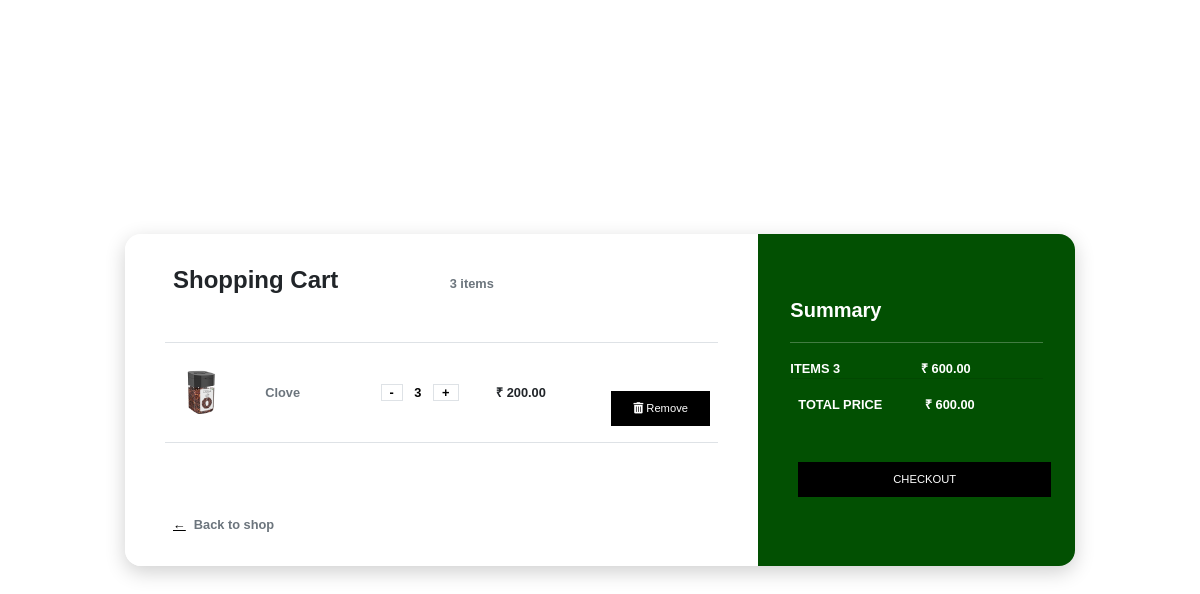
The page /cart/ (signed in) on the database as committed earlier.
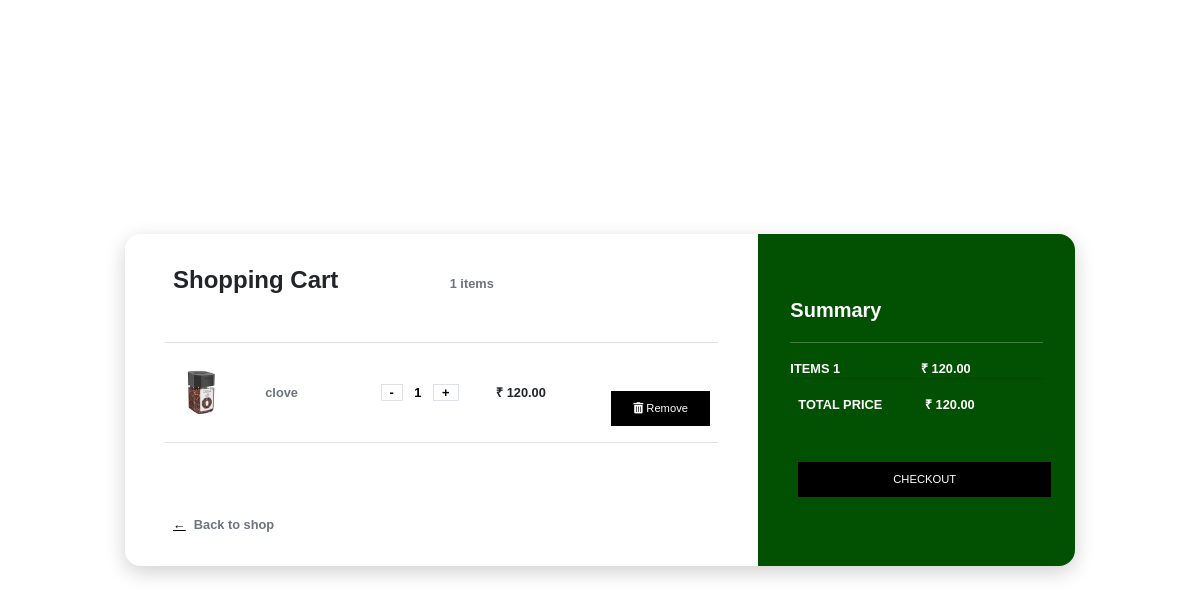
The same page on the database as committed later.
### storeapp/models.py (models this page shows, shortened)
class CartItem(models.Model):
    user = models.ForeignKey(CustomUser, on_delete=models.CASCADE)
    product = models.ForeignKey(Product, on_delete=models.CASCADE)
    quantity = models.PositiveIntegerField(default=1)
    order = models.ForeignKey(Order, on_delete=models.SET_NULL, null=True, blank=True)
    is_active = models.BooleanField(default=True)

class Product(models.Model):
    product_name = models.CharField(max_length=255,null=True)
    description = models.TextField()
    image = models.ImageField(upload_to='products/', null=True, blank=True)
    quantity_value = models.PositiveIntegerField(default=100,null=True)
    quantity_prefix = models.CharField(max_length=10, choices=[('gms', 'gms'), ('kg', 'kg')], default='gms')
    stock = models.PositiveIntegerField(default=1,null=True)
    price = models.DecimalField(max_digits=10, decimal_places=2,null=True)
    date_added = models.DateField(default=timezone.now)
    brand_name = models.CharField(max_length=255, default="",null=True)
    seller = models.ForeignKey(CustomUser, on_delete=models.CASCADE, null=True, blank=True)
    batch_no=models.CharField(max_length=10,default="",null=True)
    STATUS_CHOICES = [
        ('In Stock', 'In Stock'),
        ('Out of Stock', 'Out of Stock'),
    ]
    status = models.CharField(max_length=15, choices=STATUS_CHOICES, default='In Stock')

### storeapp/views.py (the view)
# urls.py: path('cart/', views.cart, name='cart'),
@login_required
def cart(request):
    cart_items = CartItem.objects.filter(user=request.user, is_active=True)
    total_price = sum(item.product.price * item.quantity for item in cart_items)
    total_items = sum(item.quantity for item in cart_items)
    context = {
        'cart_items': cart_items,
        'total_items': total_items,
        'total_price': total_price,
    }
    return render(request, 'cart.html',context)

### template/cart.html (shortened to what this page needs)
<html>
  <head>
    {% block style %}
    <link rel="stylesheet" href="https://cdn.jsdelivr.net/npm/bootstrap@5.2.3/dist/css/bootstrap.min.css">
    <link rel="stylesheet" href="https://cdnjs.cloudflare.com/ajax/libs/font-awesome/5.15.3/css/all.min.css">
{% endblock %}
  </head>
  <body>
    {% block content %}
    <div class="card">
      <div class="row">
        <div class="col-md-8 cart">
          <div class="title">
            <div class="row">
              <div class="col"><h4><b>Shopping Cart</b></h4></div>
              <div class="col align-self-center text-right text-muted">{{ total_items }} items</div>
            </div>
          </div>
          {% for item in cart_items %}
          <div class="row border-top border-bottom">
            <div class="row main align-items-center">
              <div class="col-2"><img class="img-fluid" src="{{ item.product.image.url }}"></div>
              <div class="col">
                <div class="row text-muted">{{ item.product.product_name }}</div>
              </div>
              <div class="col">
                <a class="text-decoration-none border" href="{% url 'decrease_item' item.id %}">-</a>
                <a class="text-decoration-none" href="#" class="border">{{ item.quantity }}</a>
                <a class="text-decoration-none border" href="{% url 'increase_item' item.id %}">+</a>
              </div>
              <div class="col">₹ {{ item.product.price }}</div>
              <div class="col">
                <a href="{% url 'remove_from_cart' item.id %}" class="btn btn-danger"><i class="fas fa-trash-alt"></i> Remove</a>
              </div>
            </div>
          </div>
              {% endfor %}
              <div class="back-to-shop"><a href="{% url 'shop' %}">&leftarrow;</a><span class="text-muted">Back to shop</span></div>
          </div>
          <div class="col-md-4 summary">
              <div><h5><b>Summary</b></h5></div>
              <hr>
              <div class="row">
                  <div class="col" style="padding-left:0; padding-right-2px">ITEMS   {{ total_items }}</div>
                  <div class="col text-right">₹ {{ total_price }}</div>
              </div>
              <div class="row" style="border-top: 1px solid rgba(0,0,0,.1); padding: 2vh 0;">
                  <div class="col">TOTAL PRICE</div>
                  <div class="col text-right">₹ {{ total_price }}</div>
              </div>
              <a href="{% url 'homepage' %}"><button class="btn">CHECKOUT</button></a>
          </div>
      </div>
  </div>
  {% endblock %}
</body>
</html>

Rows that differ between the two databases and show on the page:
no longer on this page (row edited): CartItem: product.image (picture), product.product_name "Clove", quantity "3", product.price "200.00"
added CartItem: product.image (picture), product.product_name "clove", quantity "1", product.price "120.00"
Other text that changed with them:
{{ total_items }}: "3" → "1"
{{ total_price }}: "600.00" → "120.00"
